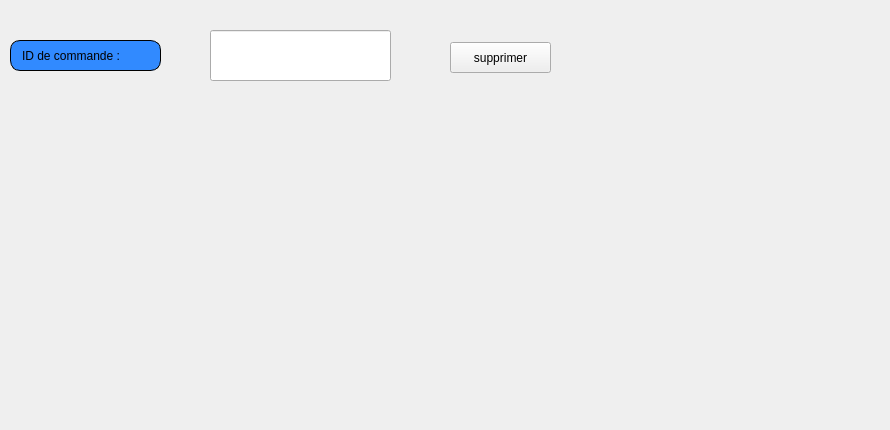
     <widget class="QWidget" name="tab_10">
      <attribute name="icon">
       <iconset>
        <normaloff>../../gestion_fournisseur/PP.png</normaloff>../../gestion_fournisseur/PP.png</iconset>
      </attribute>
      <attribute name="title">
       <string>Supprimer</string>
      </attribute>
      <widget class="QLabel" name="label_23">
       <property name="geometry">
        <rect>
         <x>10</x>
         <y>20</y>
         <width>161</width>
         <height>121</height>
        </rect>
       </property>
       <property name="text">
        <string/>
       </property>
      </widget>
      <widget class="QLabel" name="label_42">
       <property name="geometry">
        <rect>
         <x>0</x>
         <y>-10</y>
         <width>881</width>
         <height>421</height>
        </rect>
       </property>
       <property name="text">
        <string/>
       </property>
       <property name="pixmap">
        <pixmap resource="ressources.qrc">:/images/img/imf.jpg</pixmap>
       </property>
      </widget>
      <widget class="QPushButton" name="pushButton_15">
       <property name="geometry">
        <rect>
         <x>430</x>
         <y>30</y>
         <width>121</width>
         <height>61</height>
        </rect>
       </property>
       <property name="styleSheet">
        <string notr="true">#pushButton_15{
	image: url(:/new/prefix1/i,qge/PP.png);
border:none;}</string>
       </property>
       <property name="text">
        <string/>
       </property>
      </widget>
      <widget class="QLabel" name="label_43">
       <property name="geometry">
        <rect>
         <x>10</x>
         <y>40</y>
         <width>151</width>
         <height>31</height>
        </rect>
       </property>
       <property name="styleSheet">
        <string notr="true">border: 1px solid black;
border-radius: 10px;
padding: 0 8px;
background: #318aff;
font: bold, &quot;Arial&quot;;;
text-align:center;</string>
       </property>
       <property name="text">
        <string>ID de commande :</string>
       </property>
      </widget>
      <widget class="QLineEdit" name="le_id_supp">
       <property name="geometry">
        <rect>
         <x>210</x>
         <y>30</y>
         <width>181</width>
         <height>51</height>
        </rect>
       </property>
      </widget>
      <widget class="QPushButton" name="supprimer_bon">
       <property name="geometry">
        <rect>
         <x>450</x>
         <y>42</y>
         <width>101</width>
         <height>31</height>
        </rect>
       </property>
       <property name="styleSheet">
        <string notr="true">#supprimer_bon{
font: bold, &quot;Arial&quot;;;     background-color: qlineargradient(x1: 0, y1: 0, x2: 0, y2: 1,
                                       stop: 0 #dadbde, stop: 1 #f6f7fa);
}
#supprimer_bon:pressed {
font: bold, &quot;Arial&quot;;;     background-color: qlineargradient(x1: 0, y1: 0, x2: 0, y2: 1,
                                       stop: 0 #dadbde, stop: 1 #fff07b);}</string>
       </property>
       <property name="text">
        <string>supprimer</string>
       </property>
       <property name="icon">
        <iconset resource="ressources.qrc">
         <normaloff>:/images/img/PP.png</normaloff>:/images/img/PP.png</iconset>
       </property>
      </widget>
     </widget>
